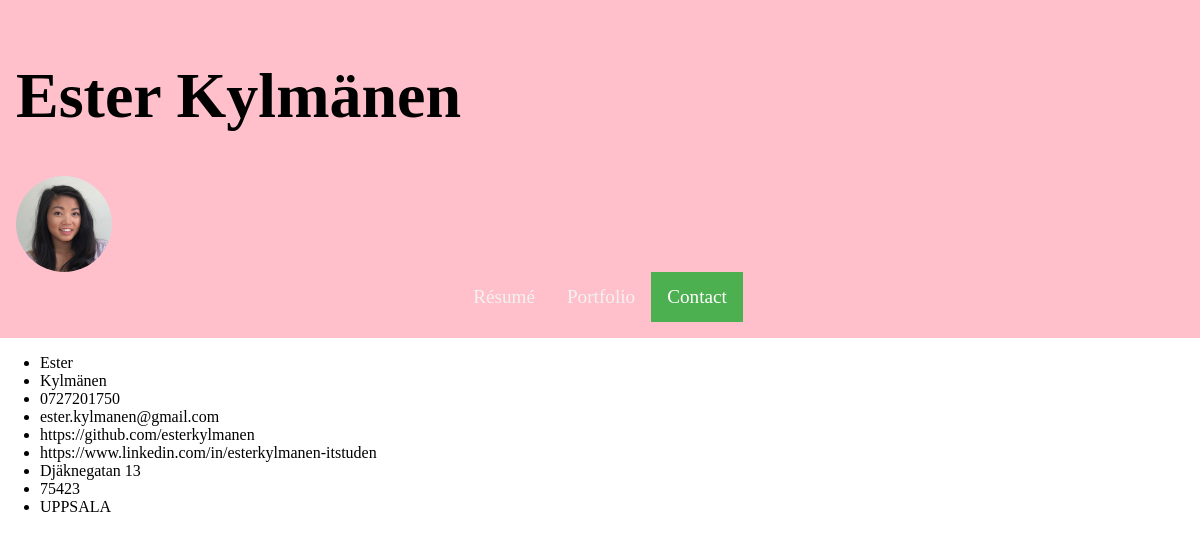
Page /contact/ on the committed database.
### resume/models.py (models this page shows, shortened)
class Contact(models.Model):
    first_name = models.CharField(max_length=50)
    last_name = models.CharField(max_length=50)
    phone_no = models.BigIntegerField()
    email = models.CharField(max_length=50)
    address = models.CharField(max_length=50)
    zip_code = models.IntegerField()
    city = models.CharField(max_length=50)
    github = models.CharField(max_length=50)
    linkedin = models.CharField(max_length=50)

### resume/views.py (the view)
# urls.py: path('contact/', views.contact),
def contact(request):
    contact_list = Contact.objects.all()
    contact_dict = {'contacts': contact_list}
    return render(request, 'contact.html', contact_dict)

### resume/templatetags/header_links.py (called while the page is built)
@register.inclusion_tag("navigation.html", takes_context=True)
def navigation(context):
    links = {
        'Résumé': "/resume",
        'Portfolio': "/portfolio",
        'Contact': "/contact",
    }
    return {
        'links': links,
        'request': context['request']
    }

### resume/templates/contact.html
{% extends "base.html" %}
{% block content %}
<div class="flex-container">
    <ul>
        {% for contact in contacts %}
            <li>{{ contact.first_name }}</li>
            <li>{{ contact.last_name }}</li>
            <li>0{{ contact.phone_no }}</li>
            <li>{{ contact.email }}</li>
            <li>{{ contact.github }}</li>
            <li>{{ contact.linkedin }}</li>
            <li>{{ contact.address }}</li>
            <li>{{ contact.zip_code }}</li>
            <li>{{ contact.city }}</li>
        {% endfor %}
    </ul>
</div>
{% endblock %}

### resume/templates/header.html
{% load static %}
{% load header_links %}
<header>
    <h1>
        {% for contact in contacts %} {{ contact.first_name }} {{ contact.last_name}} {% endfor %}
    </h1>
    <img class="self" src="{% static 'images/ester.jpg' %}">
    {% navigation %}
</header>

### resume/static/css/resume.css (style rules this page uses)
html, body, main { height: 100%; margin: 0em; }
header { flex: 0 0 auto; background-color: pink; font-size: 2em; padding: 0.5em; }
.self { height: 3em; border-radius: 50%; }
.flex-container { flex: 1 1 auto; display: flex; flex-direction: column; position: relative; overflow-y: auto; }

### rows in the picture
Contact: first_name "Ester", last_name "Kylmänen", phone_no "727201750", email "ester.kylmanen@gmail.com", github "https://github.com/esterkylmanen", linkedin "https://www.linkedin.com/in/esterkylmanen-itstuden", address "Djäknegatan 13", zip_code "75423", city "UPPSALA"

### other values in the picture
{{ title }} "Résumé" "Portfolio"
{{ title }} "Contact"
